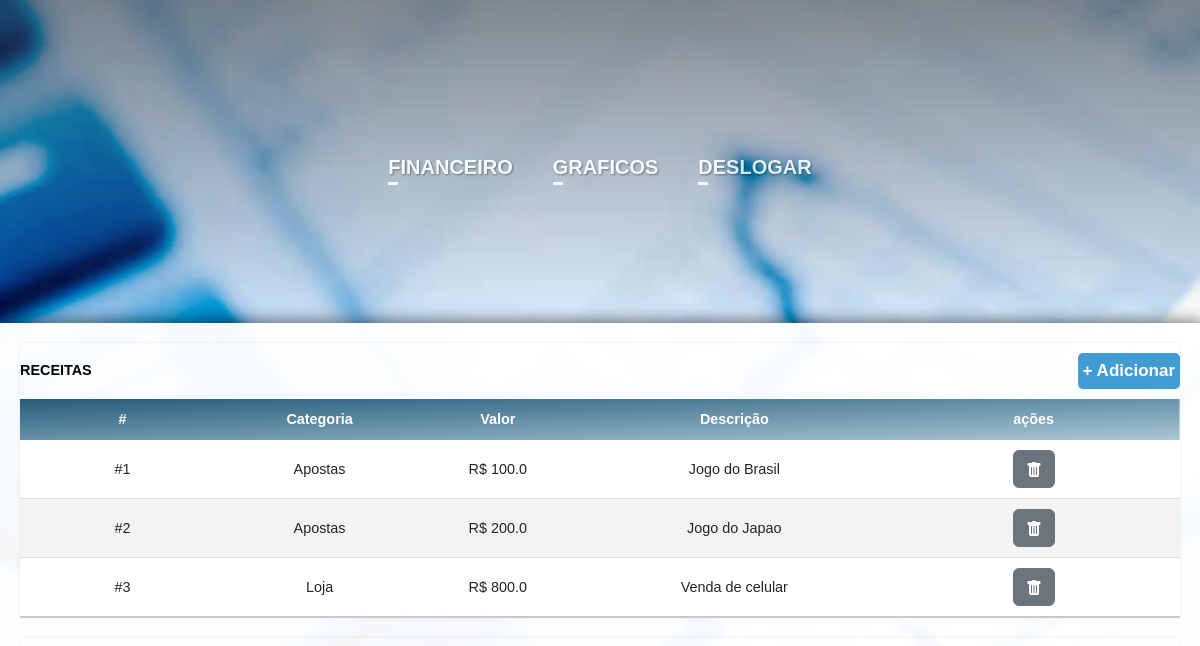
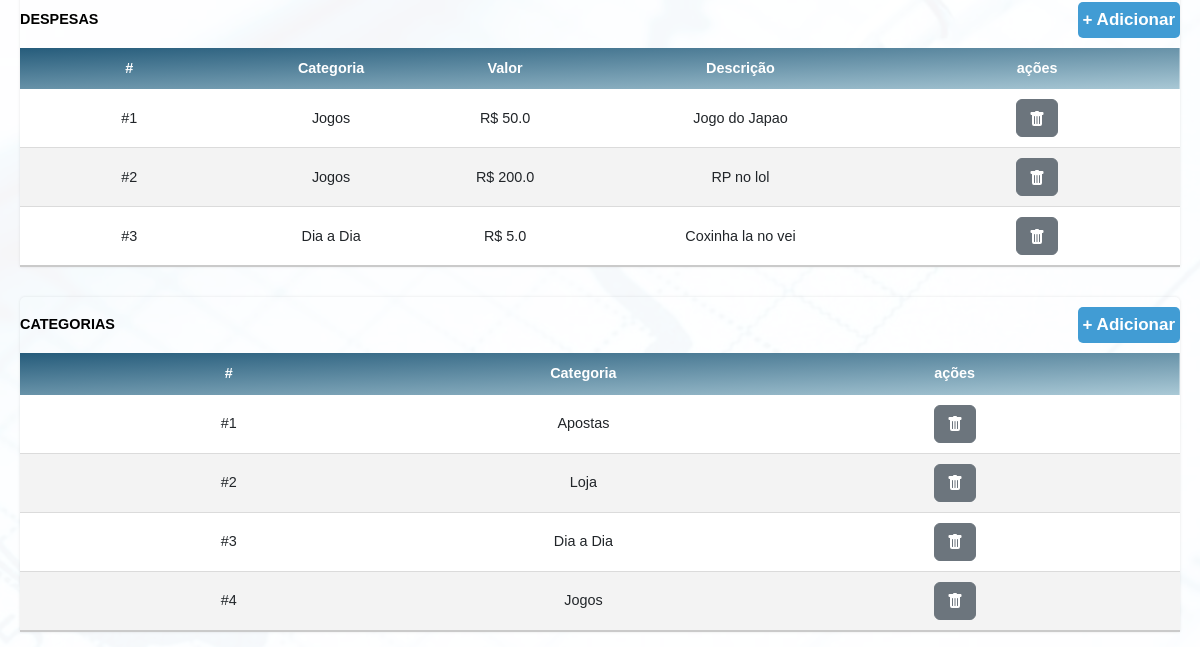
Page /auth/inicio/ (signed in) on the earlier database version (2 pictures, top to bottom).
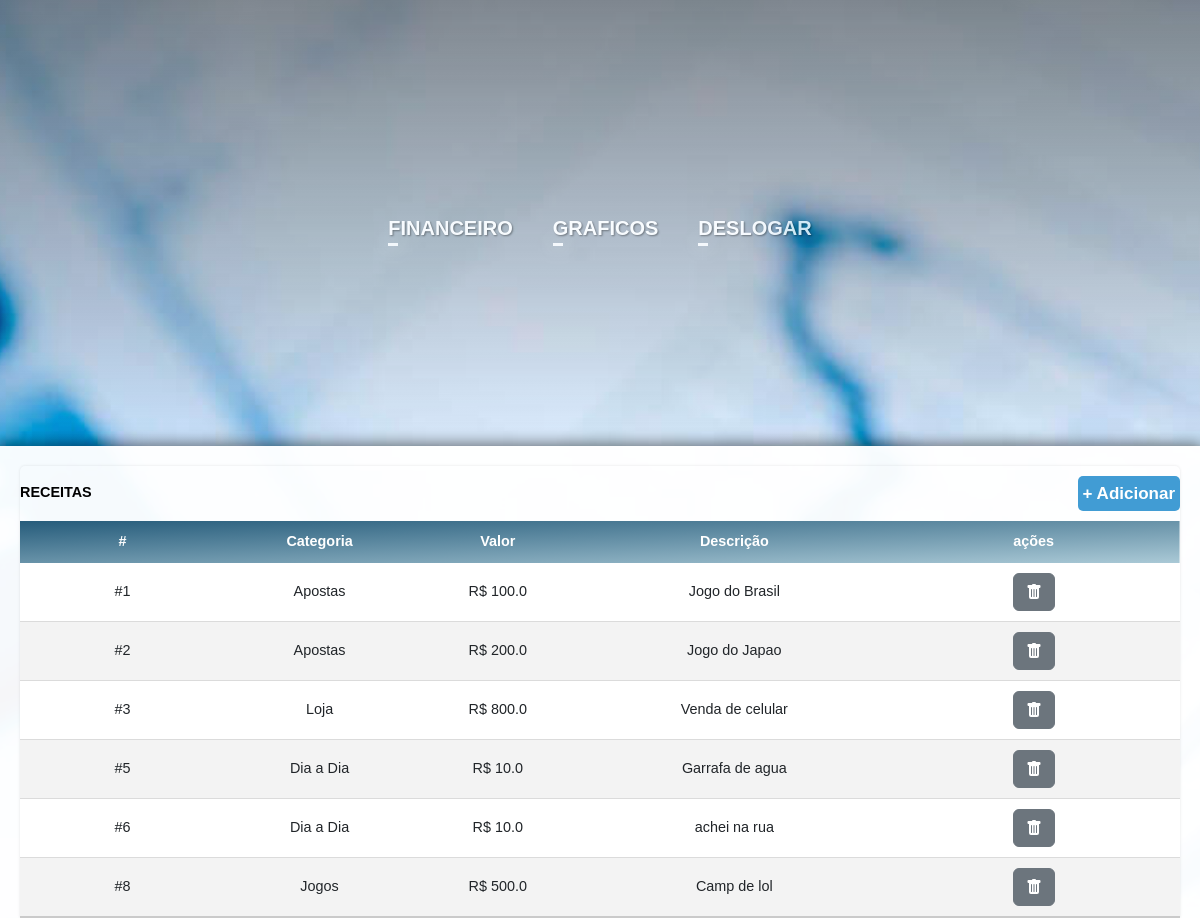
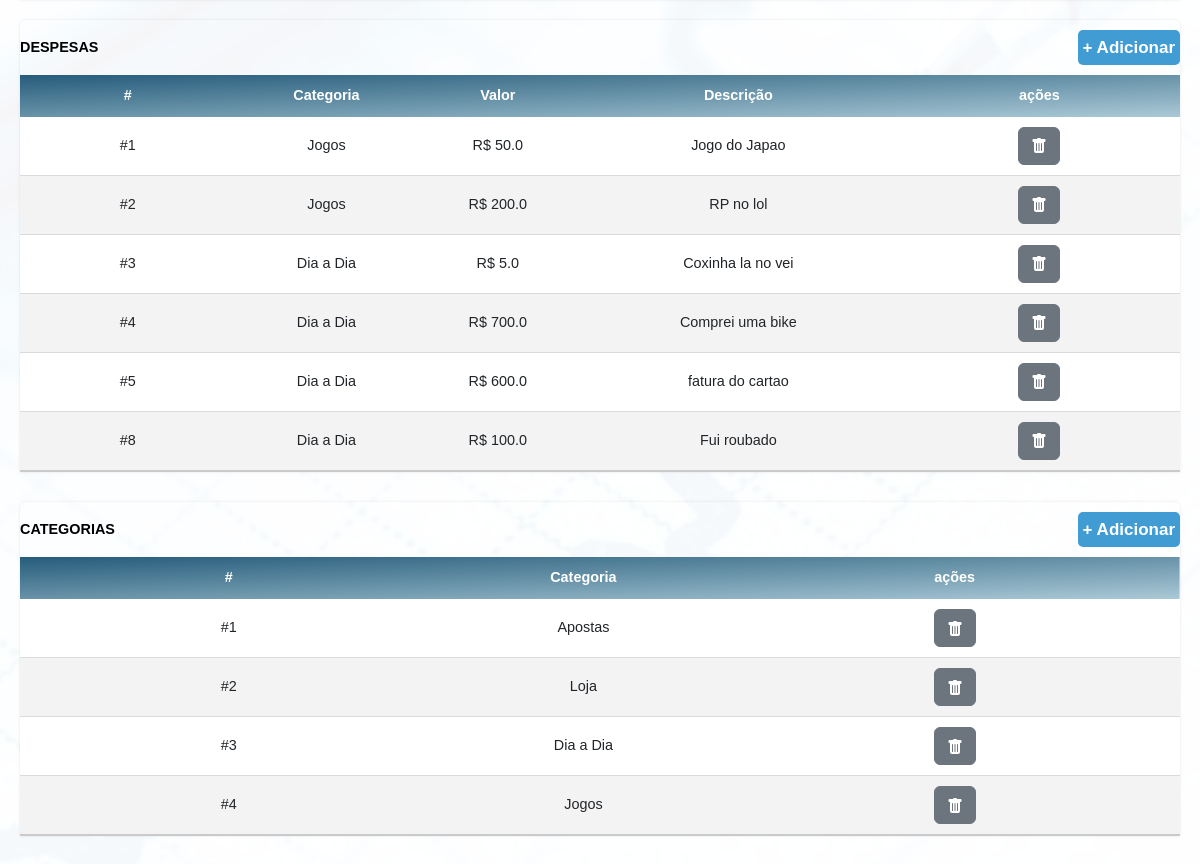
Same page on the later database version (2 pictures, top to bottom).
### main/models.py (models this page shows)
class Receita(models.Model):
    categoria = models.ForeignKey(Categoria, on_delete=models.CASCADE, null=True, blank=True)
    descricao = models.CharField(max_length=100)
    valor = models.FloatField()
    user = models.ForeignKey(User, on_delete=models.CASCADE, null=True, blank=True)

class Categoria(models.Model):
    nome = models.CharField(max_length=30)
    def __str__(self):
        return str(self.nome)

class Despesa(models.Model):
    categoria = models.ForeignKey(Categoria, on_delete=models.CASCADE, null=True, blank=True)
    descricao = models.CharField(max_length=100)
    valor = models.FloatField()
    user = models.ForeignKey(User, on_delete=models.CASCADE, null=True, blank=True)

### main/views.py (the view)
# urls.py: path('inicio/', views.inicio, name='inicio'),
@login_required(login_url="/auth/login/")
def inicio(request):
    categorias = Categoria.objects.all
    despesas = Despesa.objects.filter( user = request.user )
    receitas = Receita.objects.filter( user = request.user )
    return render(request, 'inicio/inicio.html',{'despesas':despesas,'receitas':receitas,'categorias':categorias})

### main/templates/inicio/inicio.html (shortened to what this page needs)
{% load static %}
<!DOCTYPE html>
<html lang="en">
<head>
    <link href="https://cdn.jsdelivr.net/npm/bootstrap@5.2.3/dist/css/bootstrap.min.css" rel="stylesheet">
</head>
<body>
    <div class="Backgroundimg">
        {% include 'components/navbar.html' %}
        <div class="container-principal">
            <div class="tabelas">
                <div class="divtabela">
                    <table class='contenttable'>
                        <thead>
                            <tr style="color:rgb(0, 0, 0);">
                                <th style="text-align: start;">RECEITAS</th>
                                <th></th><th></th><th></th>
                                <th style="text-align: end;">
                                    <a type="button" class="btnadd" data-bs-toggle="modal" data-bs-target="#ModalReceita">
                                        + Adicionar
                                    </a>
                                </th>
                            </tr>
                            <tr style="background: linear-gradient(to bottom right, rgb(38, 92, 123), rgb(170, 201, 214));">
                                <th>#</th>
                                <th>Categoria</th>
                                <th>Valor</th>
                                <th>Descrição</th>
                                <th>ações</th>
                            </tr>
                        </thead>
                        <tbody>
                            {% for receitas in receitas %}
                            <tr>
                                <td>#{{receitas.id}}</td>
                                <td>{{receitas.categoria}}</td>
                                <td>R$ {{receitas.valor}}</td>
                                <td>{{receitas.descricao}}</td>
                                <td>
                                <a href="/auth/receitaDel/{{receitas.id}}" type="button" class="btn btn-secondary">
                                </a>
                                </td>
                            </tr>
                            {% endfor %}
                        </tbody>
                    </table>
                </div>
                <div class="divtabela">
                    <table class='contenttable'>
                        <thead>
                            <tr style="color:rgb(0, 0, 0);">
                                <th style="text-align: start;">DESPESAS</th>
                                <th></th><th></th><th></th>
                                <th style="text-align: end;">
                                    <a type="button" class="btnadd" data-bs-toggle="modal" data-bs-target="#ModalDespesas">
                                        + Adicionar
                                    </a>
                                </th>
                            </tr>
                            <tr style="background: linear-gradient(to bottom right, rgb(38, 92, 123), rgb(170, 201, 214));">
                                <th>#</th>
                                <th>Categoria</th>
                                <th>Valor</th>
                                <th>Descrição</th>
                                <th>ações</th>
                            </tr>
                        </thead>
                        <tbody>
                            {% for despesas in despesas %}
                            <tr>
                                <td>#{{despesas.id}}</td>
                                <td>{{despesas.categoria}}</td>
                                <td>R$ {{despesas.valor}}</td>
                                <td>{{despesas.descricao}}</td>
                                <td>
                                <a href="/auth/despesaDel/{{despesas.id}}" type="button" class="btn btn-secondary">
                                </a>
                                </td>
                            </tr>
                            {% endfor %}
                        </tbody>
                    </table>
                </div>
            </div>
            <div class="divtabela" style="width: 100%; padding-top: 10px;">
                <table class='contenttable'>
                    <thead>
                        <tr style="color:rgb(0, 0, 0);">
                            <th style="text-align: start;">CATEGORIAS</th>
                            <th></th>
                            <th style="text-align: end;">
                                <a type="button" class="btnadd" data-bs-toggle="modal" data-bs-target="#ModalCategoria">
                                    + Adicionar
                                </a>
                            </th>
                        </tr>
                        <tr style="background: linear-gradient(to bottom right, rgb(38, 92, 123), rgb(170, 201, 214));">
                            <th>#</th>
                            <th>Categoria</th>
                            <th>ações</th>
                        </tr>
                    </thead>
                    <tbody>
                        {% for categorias in categorias %}
                        <tr>
                            <td>#{{categorias.id}}</td>
                            <td>{{categorias.nome}}</td>
                            <td>
                            <a href="/auth/categoriaDel/{{categorias.id}}" type="button" class="btn btn-secondary">
                            </a>
                            </td>
                        </tr>
                        {% endfor %}
                    </tbody>
                </table>
            </div>
        </div>
    </div>
</body>
</html>

### main/templates/components/navbar.html (shortened to what this page needs)
{% load static %}
{% block content %}
<ul class=navegador>
    <div class=navegadordiv2>
        <li class=linav>
                <a href="{% url 'inicio' %}" class=anav>FINANCEIRO</a>
        </li>
        <li class=linav>
                <a href="{% url 'grafico' %}" class=anav>GRAFICOS</a>
        </li>
        <li class=linav>
                <a href="{% url 'deslogar' %}" class=anav>DESLOGAR</a>
        </li>
    </div>
</ul>
{% endblock %}

### main/templates/components/navbar.html (style rules this page uses)
.navegador { display: flex; padding-left: 200px; padding-right: 200px; align-items: center; background: linear-gradient(to top, transparent, rgba(48, 48, 48, 0.665)); opacity: 0.8; height: 25%; width: 100%; }
.navegadordiv2 { width: 100%; display: flex; height: 33px; text-align: center; justify-content: end; }
.linav { list-style: none; display: flex; flex-direction: row; text-align: center; justify-content: center; }
.anav { margin: 7px 20px 0px 20px; text-decoration: none; color: rgb(255, 255, 255); font-size: 20px; font-weight: 600; transition: 0.3s; text-align: center; justify-content: center; text-shadow: 1px 1px 2px rgba(0,0,0,0.50) }
.anav::after { content: ''; background-color: #fffffff1; height: 3px; display: block; width: 10px; box-shadow: 0px 0px 20px #ffffff; transition: 0.3s; }
@media (max-width: 1200px) { .navegadordiv2 { justify-content: center; } }

Differences in the rows shown:
added Receita: id "5", categoria "Dia a Dia", valor "10.0", descricao "Garrafa de agua"
added Receita: id "6", categoria "Dia a Dia", valor "10.0", descricao "achei na rua"
added Receita: id "8", categoria "Jogos", valor "500.0", descricao "Camp de lol"
added Despesa: id "4", categoria "Dia a Dia", valor "700.0", descricao "Comprei uma bike"
added Despesa: id "5", categoria "Dia a Dia", valor "600.0", descricao "fatura do cartao"
added Despesa: id "8", categoria "Dia a Dia", valor "100.0", descricao "Fui roubado"
